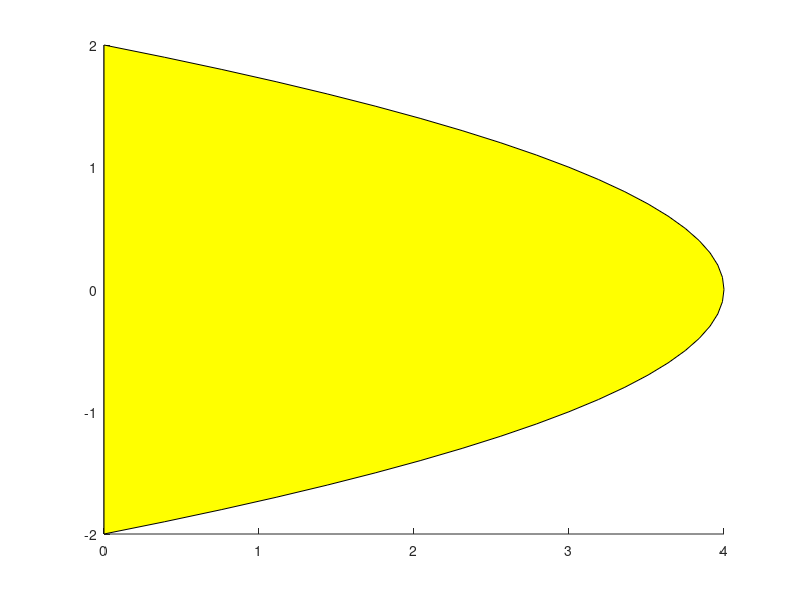

Write MATLAB code to recreate this figure. (Note: this script raises an error after producing the figure.)
% 5.3 problem 2a
y = -2:0.1:2; x = 4 - y.^2;

figure
hold on
patch(x, y,'y'); xline(0); yline(0)
hold off
xlabel('x'); ylabel('y')
axis([-5 5 -4 4]); grid on

% 5.3 problem 2b
y = -3:0.1:3; x = abs(y);

figure
hold on
patch(x, y,'y'); xline(0); yline(0)
hold off
xlabel('x'); ylabel('y')
axis([-5 5 -4 4]); grid on

% 5.3 Problem 4(a)
y = -3:0.01:2; x1 = y.^2; x2 = zeros(size(y)); 

figure
hold on
xline(0); yline(0); plot(x1, y); plot(x2, y);
patch([x1 fliplr(x2)], [y, fliplr(y)], 'y')
hold off
xlabel('x'); ylabel('y')
axis([-1 10 -4 4]); grid on

% 5.3 Problem 4(b)
x1 = [-1 -1 0]; y1 = [-2 1 0];
x2 = [1 1 0]; y2 = [-2 1 0];

figure
patch(x1, y1, 'y'); 
hold on
patch(x2, y2, 'y'); xline(0); yline(0);
hold off
xlabel('x'); ylabel('y')
axis([-3 3 -3 3]); grid on

% 5.3 problem 4c
spacing = 0.02; x = 0:spacing:1; y = real(sqrt(1 - x.^2));

figure
hold on
patch([0 x], [0 y],'y'); xline(0); yline(0)
hold off
xlabel('x'); ylabel('y')
axis([-1.5 1.5 -0.5 1.5]); pbaspect([1 0.7 1]); grid on

% 5.3 problem 8
y = 0:0.1:10/4; x = -4/3*y+10/3;

figure
hold on
patch([0 x], [0 y],'y'); xline(0); yline(0)
hold off
xlabel('x'); ylabel('y')
axis([-2 5 -2 4]); grid on

% 5.3 problem 10
x = 0:0.05:1; y = x.^2;

figure
hold on
patch([x 1], [y 0],'y'); xline(0); yline(0)
hold off
xlabel('x'); ylabel('y')
axis([-0.5 1.5 -0.5 1.5]); grid on

% 5.3 problem 11
spacing = 0.02;
x_top = -sqrt(2):spacing:sqrt(2); x_right = sqrt(2):-spacing:1; 
x_bottom = 1:-spacing:-1; x_left = -1:-spacing:-sqrt(2);
y_top = sqrt(2 - x_top.^2); y_right = zeros(size(x_right));
y_bottom = sqrt(1 - x_bottom.^2); y_left = zeros(size(x_left));

x = [x_top x_right x_bottom x_left]; y = real([y_top y_right y_bottom y_left]);

figure
hold on
patch(x, y,'y'); xline(0); yline(0)
hold off
xlabel('x'); ylabel('y')
axis([-2 2 -0.5 2.5]); grid on

% 5.3 Problem 12
x = [pi pi 2*pi 2*pi]; y = [pi 2*pi 4*pi 2*pi];

figure
hold on
patch(x, y,'y')
hold off
xlabel('x'); ylabel('y'); 
axis([0 8 2 15]); grid on
